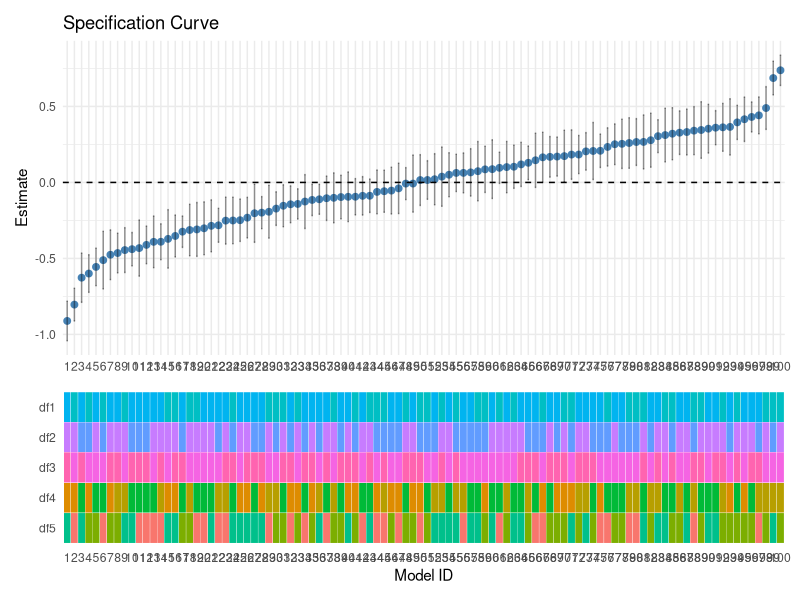
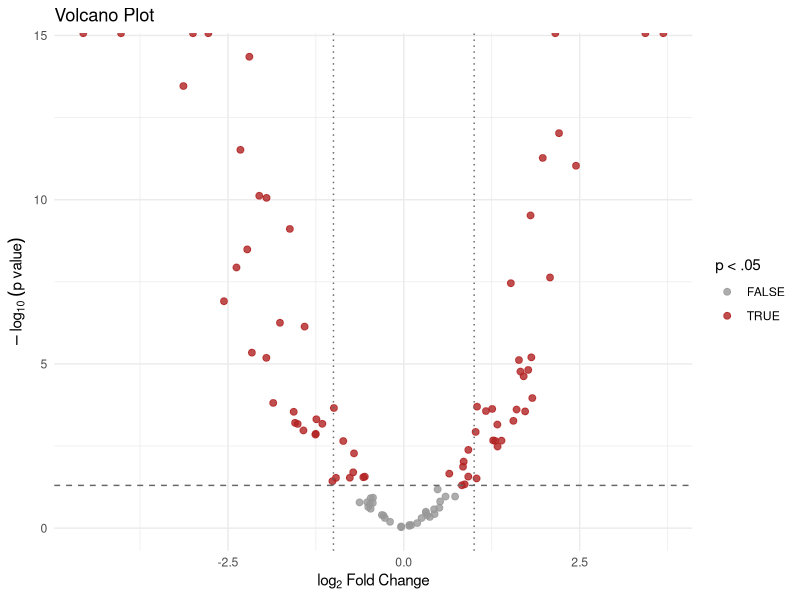
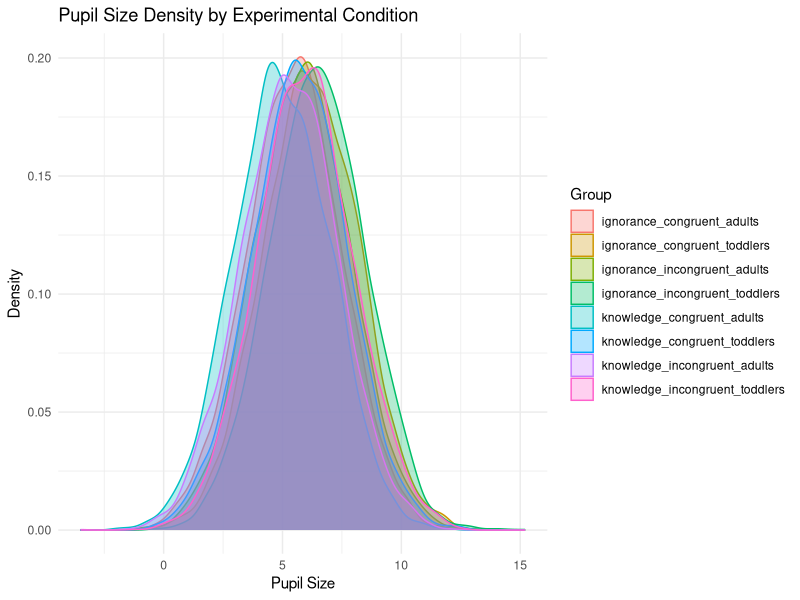
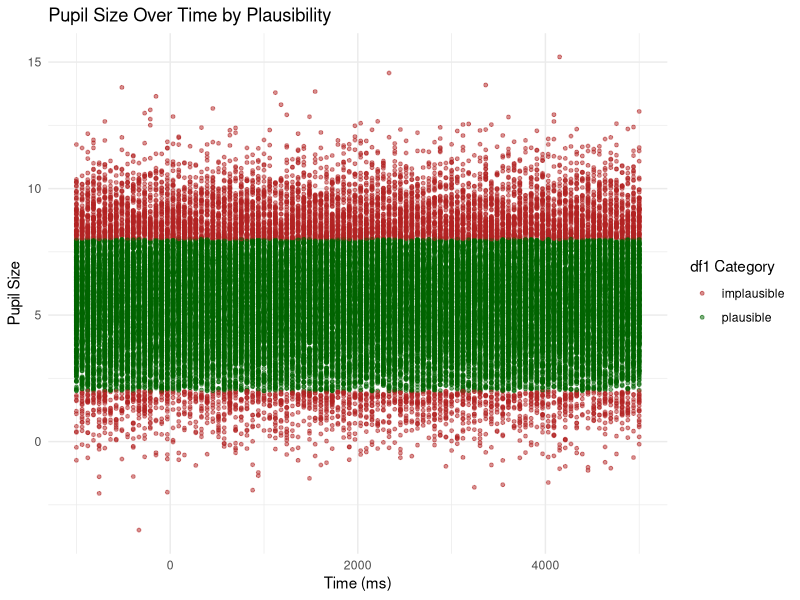
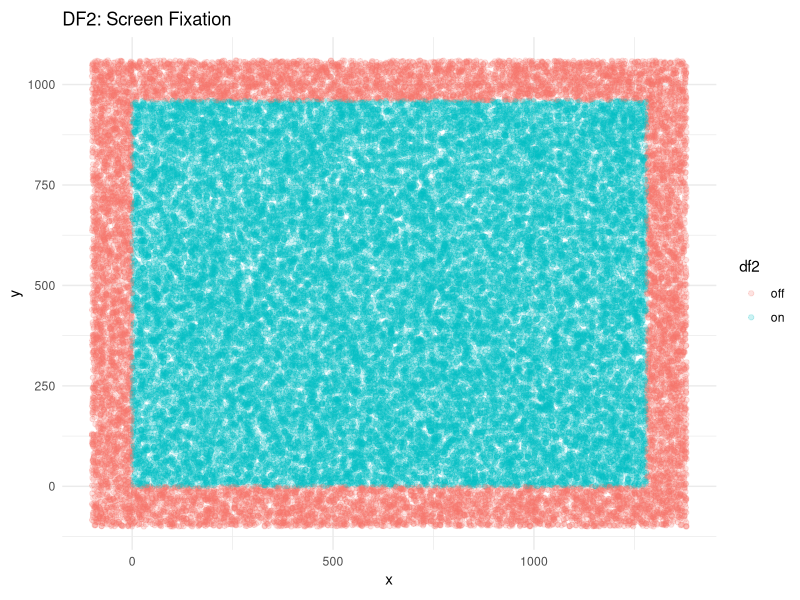
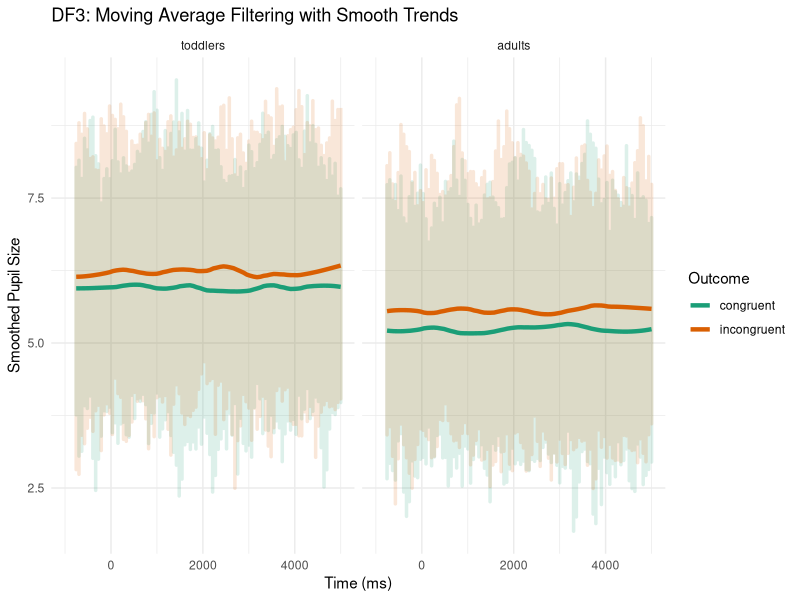
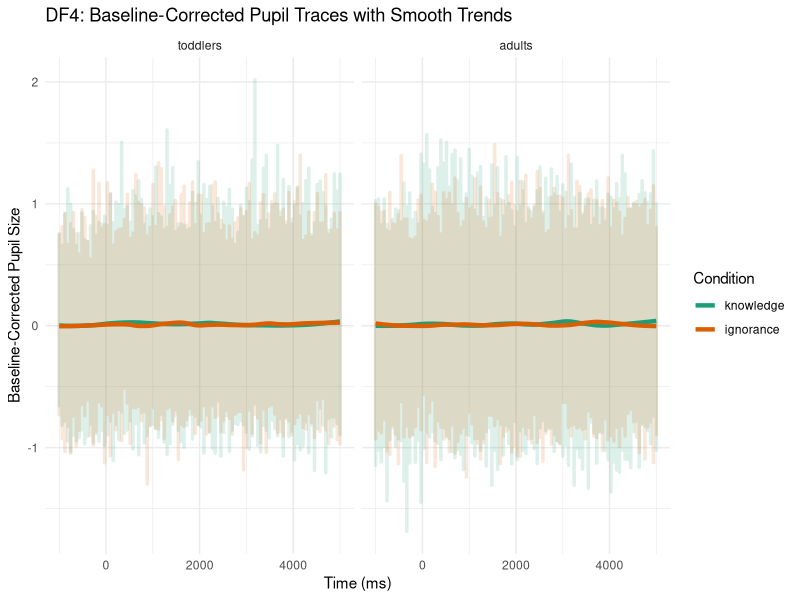
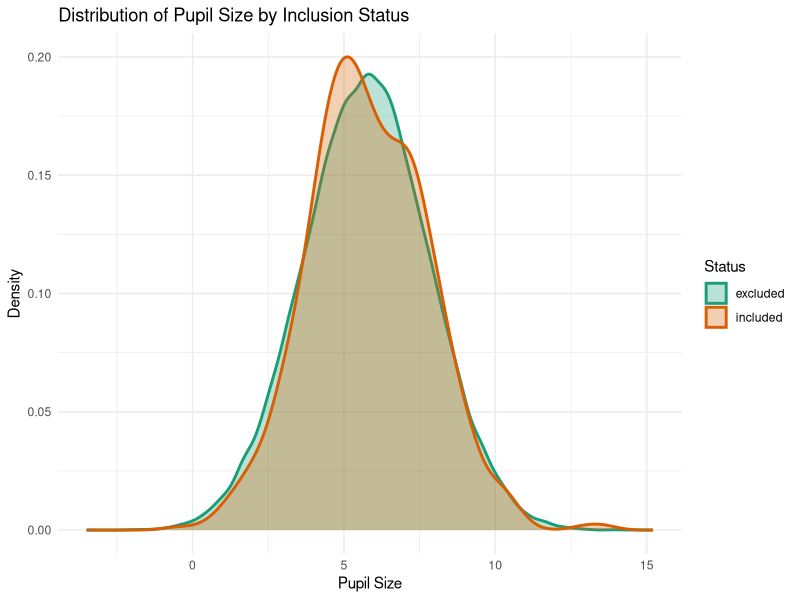

These charts were generated, in order, by the following R code:
## ---- chunk 1
#| include: false
library(tidyverse)
library(patchwork)

set.seed(123)
n_models <- 100

model_data <- tibble(
  model_id = 1:n_models,
  df1 = sample(c("include", "exclude"), n_models, TRUE),
  df2 = sample(c("inside", "outside"), n_models, TRUE),
  df3 = sample(c("raw", "rolling"), n_models, TRUE),
  df4 = sample(c("1s", "0.5s", "0.25s"), n_models, TRUE),
  df5 = sample(c("0", "1", "2"), n_models, TRUE),
  estimate = rnorm(n_models, 0, 0.3),
  se = runif(n_models, 0.05, 0.1)
) %>%
  mutate(
    ci_lower = estimate - 1.96 * se,
    ci_upper = estimate + 1.96 * se,
    p.value = 2 * (1 - pnorm(abs(estimate / se))),
    log2FC = estimate * 5
)

# Ordina per estimate
model_data <- model_data %>%
  arrange(estimate) %>%
  mutate(model_id_ordered = factor(row_number()))

# Top Panel
spec_top <- ggplot(model_data, aes(x = model_id_ordered, y = estimate)) +
  geom_point(color = "steelblue", size = 2) +
  geom_errorbar(aes(ymin = ci_lower, ymax = ci_upper), alpha = 0.4, width = 0.2) +
  geom_hline(yintercept = 0, linetype = "dashed") +
  labs(title = "Specification Curve", y = "Estimate", x = NULL) +
  theme_minimal()

# Bottom Panel - griglia forking
fork_long <- model_data %>%
  select(model_id_ordered, starts_with("df")) %>%
  pivot_longer(cols = starts_with("df"), names_to = "fork", values_to = "value") %>%
  mutate(value_id = as.numeric(factor(value)))

spec_bottom <- ggplot(fork_long, aes(x = model_id_ordered, y = fct_rev(factor(fork)), fill = factor(value_id))) +
  geom_tile(color = "white") +
  labs(x = "Model ID", y = NULL) +
  theme_minimal() +
  theme(legend.position = "none", panel.grid = element_blank())

# Combine plots
spec_curve_plot <- spec_top / spec_bottom + plot_layout(heights = c(2, 1))
## ---- chunk 2
#| fig-cap: "Specification Curve"
#| fig-width: 8
#| fig-height: 5
#| out-width: "100%"
print(spec_curve_plot)
## ---- chunk 3
#| include: false
volcano_plot <- ggplot(model_data, aes(x = log2FC, y = -log10(p.value))) +
  geom_point(aes(color = p.value < 0.05), alpha = 0.8, size = 2) +
  geom_hline(yintercept = -log10(0.05), linetype = "dashed", color = "gray40") +
  geom_vline(xintercept = c(-1, 1), linetype = "dotted", color = "gray40") +
  scale_color_manual(values = c("TRUE" = "firebrick", "FALSE" = "gray60")) +
  labs(
    title = "Volcano Plot",
    x = expression(log[2]~Fold~Change),
    y = expression(-log[10]~(p~value)),
    color = "p < .05"
  ) +
  theme_minimal()
## ---- chunk 4
#| fig-cap: "Volcano Plot"
#| fig-width: 8
#| fig-height: 5
#| out-width: "100%"
print(volcano_plot)
## ---- chunk 5
#| include: false
set.seed(123)
n <- 60
t_seq <- seq(-1000, 5000, length.out = 100)

data <- expand.grid(
  id = paste0("P", 1:n),
  t = t_seq,
  condition = c("knowledge", "ignorance"),
  outcome = c("congruent", "incongruent"),
  age = c("toddlers", "adults")
) %>%
  mutate(
    base = 5 + rnorm(nrow(.), 0, 2),
    effect = (condition == "ignorance") * 0.5 +
             (outcome == "incongruent") * 0.3 +
             (age == "toddlers") * 0.7,
    pupil = base + effect + rnorm(nrow(.), 0, 0.2)
  )
## ---- chunk 6
#| fig-cap: "Density Plot by Condition × Outcome × Age"
#| fig-width: 8
#| fig-height: 5
#| out-width: "100%"

# Crea un'etichetta unica per ogni combinazione
data <- data %>%
  mutate(group = paste(condition, outcome, age, sep = "_"))

ggplot(data, aes(x = pupil, color = group, fill = group)) +
  geom_density(alpha = 0.3) +
  labs(
    title = "Pupil Size Density by Experimental Condition",
    x = "Pupil Size",
    y = "Density",
    color = "Group",
    fill = "Group"
  ) +
  theme_minimal() +
  theme(legend.position = "right")
## ---- chunk 7
data <- data %>%
  mutate(df1 = ifelse(pupil < 2 | pupil > 8, "implausible", "plausible"))

ggplot(data, aes(x = t, y = pupil, color = df1)) +
  geom_point(alpha = 0.5, size = 1) +
  scale_color_manual(values = c("plausible" = "darkgreen", "implausible" = "firebrick")) +
  labs(
    title = "Pupil Size Over Time by Plausibility",
    x = "Time (ms)",
    y = "Pupil Size",
    color = "df1 Category"
  ) +
  theme_minimal()
## ---- chunk 8
data <- data %>%
  mutate(x = runif(nrow(.), -100, 1380),
         y = runif(nrow(.), -100, 1060),
         df2 = ifelse(x >= 0 & x <= 1280 & y >= 0 & y <= 960, "on", "off"))

ggplot(data, aes(x, y, color = df2)) +
  geom_point(alpha = 0.2) +
  coord_fixed() +
  theme_minimal() +
  labs(title = "DF2: Screen Fixation")
## ---- chunk 9
#| warning: false
#| fig-cap: "DF3: Moving Average Filtering"
#| fig-width: 8
#| fig-height: 5
#| out-width: "100%"

library(zoo)

data <- data %>%
  group_by(id, condition, outcome, age) %>%
  arrange(t) %>%
  mutate(pupil_ma = rollapply(pupil, 5, mean, fill = NA, align = "right")) %>%
  ungroup()

ggplot(data, aes(t, pupil_ma, color = outcome)) +
  geom_line(alpha = 0.15, size = 1.2) +  # linee per partecipante
  geom_smooth(se = FALSE, method = "loess", span = 0.3, size = 1.5) +  # trend smussati per outcome
  facet_wrap(~ age) +
  scale_color_brewer(palette = "Dark2") +  # colori daltonici
  theme_minimal() +
  labs(
    title = "DF3: Moving Average Filtering with Smooth Trends",
    x = "Time (ms)",
    y = "Smoothed Pupil Size",
    color = "Outcome"
  )

## ---- chunk 10
baseline <- data %>%
  filter(t >= -1000 & t < 0) %>%
  group_by(id, condition, outcome, age) %>%
  summarise(b = mean(pupil, na.rm = TRUE), .groups = "drop")

data <- data %>%
  left_join(baseline, by = c("id", "condition", "outcome", "age")) %>%
  mutate(pupil_bc = (pupil - b) / b)

#| warning: false
#| fig-cap: "DF4: Baseline-Corrected Pupil Traces with Smooth Trends"
#| fig-width: 8
#| fig-height: 5
#| out-width: "100%"

ggplot(data, aes(t, pupil_bc, color = condition)) +
  geom_line(alpha = 0.15, size = 1.2) +  # linee per partecipante
  geom_smooth(se = FALSE, method = "loess", span = 0.3, size = 1.5) +  # linea media
  facet_wrap(~ age) +
  scale_color_brewer(palette = "Dark2") +
  theme_minimal() +
  labs(
    title = "DF4: Baseline-Corrected Pupil Traces with Smooth Trends",
    x = "Time (ms)",
    y = "Baseline-Corrected Pupil Size",
    color = "Condition"
  )
## ---- chunk 11
valid_ids <- c("P1")
data <- data %>%
  mutate(df5 = ifelse(id %in% valid_ids, "included", "excluded"))

data %>% count(df5)

#| warning: false
#| fig-cap: "Density Plot by Inclusion Status (df5)"
#| fig-width: 8
#| fig-height: 5
#| out-width: "100%"

ggplot(data, aes(x = pupil, fill = df5, color = df5)) +
  geom_density(alpha = 0.3, size = 1) +
  scale_fill_brewer(palette = "Dark2") +
  scale_color_brewer(palette = "Dark2") +
  labs(
    title = "Distribution of Pupil Size by Inclusion Status",
    x = "Pupil Size",
    y = "Density",
    fill = "Status",
    color = "Status"
  ) +
  theme_minimal()


## ---- chunk 12
#| fig-cap: "Specification Curve of Model Estimates"
#| fig-width: 8
#| fig-height: 5
#| out-width: "100%"

library(patchwork)

spec_top <- ggplot(model_data, aes(x = model_id_ordered, y = estimate)) +
  geom_point(color = "steelblue", size = 2) +
  geom_errorbar(aes(ymin = ci_lower, ymax = ci_upper), alpha = 0.4, width = 0.2) +
  geom_hline(yintercept = 0, linetype = "dashed") +
  labs(y = "Estimate", x = NULL, title = "Specification Curve") +
  theme_minimal()

fork_long <- model_data %>%
  pivot_longer(cols = starts_with("df"), names_to = "fork", values_to = "value") %>%
  mutate(value_id = as.numeric(factor(value)))

spec_bottom <- ggplot(fork_long, aes(x = model_id_ordered, y = fct_rev(factor(fork)), fill = factor(value_id))) +
  geom_tile(color = "white") +
  labs(x = "Model ID", y = NULL) +
  #scale_fill_brewer(palette = "Pastel1") +
  theme_minimal() +
  theme(legend.position = "none", panel.grid = element_blank())

spec_curve_plot <- spec_top / spec_bottom + plot_layout(heights = c(2, 1))
spec_curve_plot


## ---- chunk 13
#| include: false
volcano_plot <- ggplot(model_data, aes(x = log2FC, y = -log10(p.value))) +
  geom_point(aes(color = p.value < 0.05), alpha = 0.8, size = 2) +
  geom_hline(yintercept = -log10(0.05), linetype = "dashed", color = "gray40") +
  geom_vline(xintercept = c(-1, 1), linetype = "dotted", color = "gray40") +
  scale_color_manual(values = c("TRUE" = "firebrick", "FALSE" = "gray60")) +
  labs(
    title = "Volcano Plot",
    x = expression(log[2]~Fold~Change),
    y = expression(-log[10]~(p~value)),
    color = "p < .05"
  ) +
  theme_minimal()

## ---- chunk 14
#| fig-cap: "Volcano Plot of Effect Estimates"
#| fig-width: 8
#| fig-height: 5
#| out-width: "100%"
print(volcano_plot)

